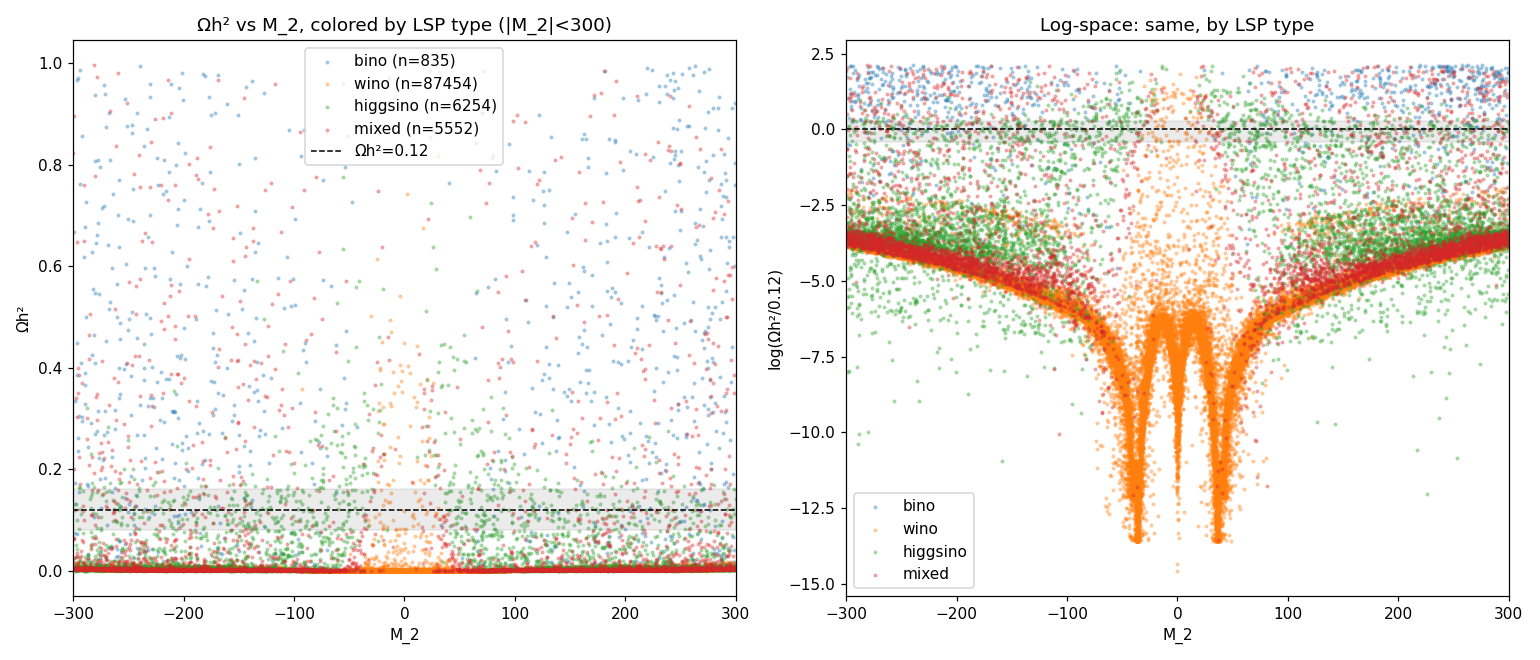

Recreate this plot in Python.
"""
Classify LSP composition near M_2=0 and show which neutralino types populate
the Ωh²≈0 "dip" vs the correct relic density ~0.12 band.

LSP type is inferred from the smallest of |M_1|, |M_2|, |μ| (bino/wino/higgsino),
with "mixed" when the two smallest are within 20%.

Output: /tmp/m2_lsp_type.png
"""
import numpy as np
import uproot
import glob
import matplotlib
matplotlib.use('Agg')
import matplotlib.pyplot as plt

DATA_GLOB = '/ptmp/jwuerzin/data/18387358/*.root'
N_FILES = 80
OUT = '/tmp/m2_lsp_type.png'
M2_WINDOW = 300
MIX_TOL = 0.8  # smallest/second-smallest ratio above this → "mixed"


def load():
    files = sorted(glob.glob(DATA_GLOB))[:N_FILES]
    M1s, M2s, MUs, Ys, chi = [], [], [], [], []
    for f in files:
        t = uproot.open(f)['susy']
        y = t['MO_Omega'].array(library='np')
        sp = t['SP_m_h'].array(library='np')
        m1 = t['IN_M_1'].array(library='np')
        m2 = t['IN_M_2'].array(library='np')
        mu = t['IN_mu'].array(library='np')
        mc = t['SP_m_chi_10'].array(library='np')
        mask = (y > 0) & (y < 1.0) & (sp != -1)
        M1s.append(m1[mask]); M2s.append(m2[mask]); MUs.append(mu[mask])
        Ys.append(y[mask]); chi.append(mc[mask])
    return tuple(np.concatenate(a) for a in (M1s, M2s, MUs, Ys, chi))


def classify_lsp(M1, M2, MU):
    stack = np.stack([np.abs(M1), np.abs(M2), np.abs(MU)], axis=1)
    winner = stack.argmin(axis=1)  # 0=bino, 1=wino, 2=higgsino
    sorted_idx = np.argsort(stack, axis=1)
    smallest = stack[np.arange(len(stack)), sorted_idx[:, 0]]
    second = stack[np.arange(len(stack)), sorted_idx[:, 1]]
    mixed = (smallest / (second + 1e-6)) > MIX_TOL
    return np.where(mixed, 3, winner)


def main():
    M1, M2, MU, Y, CHI = load()
    label = classify_lsp(M1, M2, MU)
    names = {0: 'bino', 1: 'wino', 2: 'higgsino', 3: 'mixed'}
    near = np.abs(M2) < M2_WINDOW

    print(f'--- near M_2=0 (|M_2|<{M2_WINDOW}) ---')
    for k, v in names.items():
        m = near & (label == k)
        if m.sum() == 0:
            continue
        n_correct = ((Y[m] > 0.08) & (Y[m] < 0.16)).sum()
        print(f'  {v:9s} n={m.sum():6d}  Ωh² median={np.median(Y[m]):.4f}  '
              f'near-correct (0.08<Y<0.16): {n_correct}')

    colors = {0: 'tab:blue', 1: 'tab:orange', 2: 'tab:green', 3: 'tab:red'}
    fig, ax = plt.subplots(1, 2, figsize=(14, 6))
    for k, v in names.items():
        m = near & (label == k)
        ax[0].scatter(M2[m], Y[m], s=3, alpha=0.3, color=colors[k],
                      label=f'{v} (n={m.sum()})')
    ax[0].axhline(0.12, color='k', ls='--', lw=1, label='Ωh²=0.12')
    ax[0].axhspan(0.08, 0.16, color='k', alpha=0.08)
    ax[0].set_xlabel('M_2'); ax[0].set_ylabel('Ωh²')
    ax[0].set_title(f'Ωh² vs M_2 by LSP type (|M_2|<{M2_WINDOW})')
    ax[0].legend(); ax[0].set_xlim(-M2_WINDOW, M2_WINDOW)

    Yt = np.log(Y / 0.12)
    for k, v in names.items():
        m = near & (label == k)
        ax[1].scatter(M2[m], Yt[m], s=3, alpha=0.3, color=colors[k], label=v)
    ax[1].axhline(0, color='k', ls='--', lw=1)
    ax[1].axhspan(np.log(0.08 / 0.12), np.log(0.16 / 0.12), color='k', alpha=0.08)
    ax[1].set_xlabel('M_2'); ax[1].set_ylabel('log(Ωh²/0.12)')
    ax[1].set_title('Log-space: same, by LSP type')
    ax[1].legend(); ax[1].set_xlim(-M2_WINDOW, M2_WINDOW)

    plt.tight_layout(); plt.savefig(OUT, dpi=110)
    print(f'saved {OUT}')


if __name__ == '__main__':
    main()
